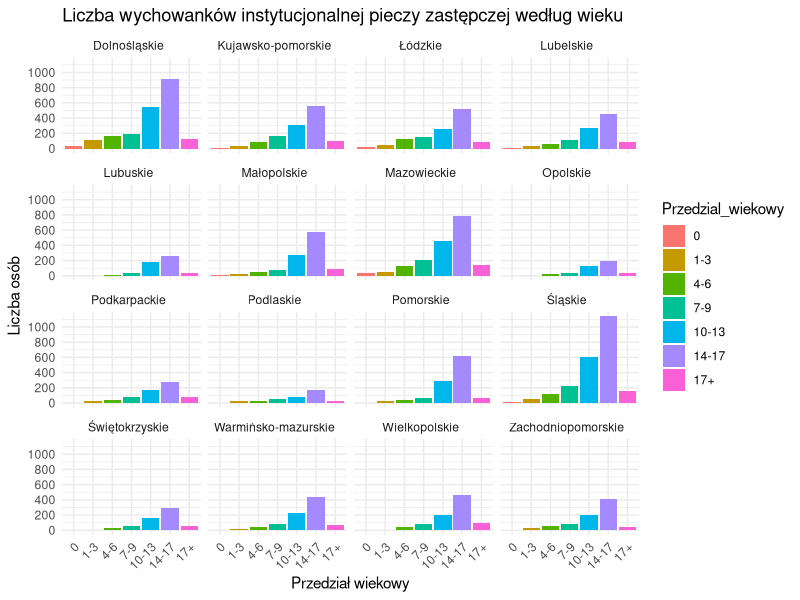

Here is the R script that generated this plot:
## ---- chunk 1
knitr::opts_chunk$set(echo = TRUE)
library(dplyr)
library(ggplot2)
library(tidyr)
## ---- chunk 2
df1 <- read.csv("2023_PieczaZastepczaWychowankowie.csv")


df1 <- df1[c(13:28),-2]
colnames(df1) <- c('Wojewodztwo', 'ogolem', '0', '1-3', '4-6', '7-9', '10-13', '14-17', '17+')
df1 <- df1[, -c(10, 11)]
df1[8,3] <- 0
df1 <- df1[,-2]

df1_long <- df1 %>%
  pivot_longer(cols = `0`:`17+`, 
               names_to = "Przedzial_wiekowy", 
               values_to = "Liczba_osob")

df1_long <- df1_long %>%
  mutate(Liczba_osob = as.numeric(Liczba_osob))
df1_long[83, 3] <- 1141

df1_long <- df1_long %>%
  mutate(Przedzial_wiekowy = factor(Przedzial_wiekowy, 
                                    levels = c("0", "1-3", "4-6", "7-9", "10-13", "14-17", "17+")))


ggplot(df1_long, aes(x = Przedzial_wiekowy, y = Liczba_osob, fill = Przedzial_wiekowy)) +
  geom_col() +
  facet_wrap(~ Wojewodztwo) +
  scale_y_continuous(breaks = function(x) pretty(x, n = 5)) +
  theme_minimal() +
  labs(title = "Liczba wychowanków instytucjonalnej pieczy zastępczej według wieku",
       x = "Przedział wiekowy",
       y = "Liczba osób") +
  theme(axis.text.x = element_text(angle = 45, hjust = 1))
